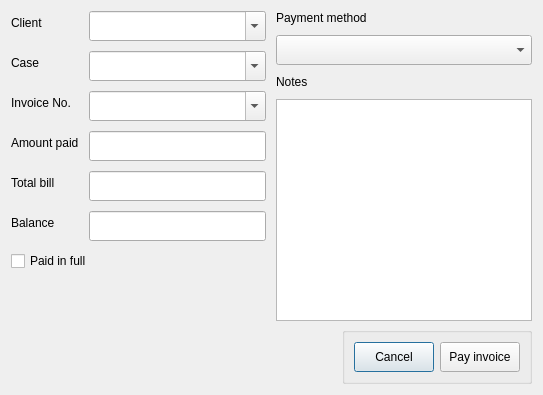
<?xml version="1.0" encoding="UTF-8"?>
<ui version="4.0">
 <class>NewPayment</class>
 <widget class="QDialog" name="NewPayment">
  <property name="geometry">
   <rect>
    <x>0</x>
    <y>0</y>
    <width>543</width>
    <height>395</height>
   </rect>
  </property>
  <property name="font">
   <font>
    <family>Segoe UI</family>
    <pointsize>9</pointsize>
   </font>
  </property>
  <property name="windowTitle">
   <string>New payment</string>
  </property>
  <layout class="QVBoxLayout" name="verticalLayout">
   <item>
    <layout class="QHBoxLayout" name="horizontalLayout">
     <property name="spacing">
      <number>10</number>
     </property>
     <item>
      <layout class="QFormLayout" name="formLayout">
       <item row="0" column="0">
        <widget class="QLabel" name="label">
         <property name="text">
          <string>Client</string>
         </property>
        </widget>
       </item>
       <item row="0" column="1">
        <widget class="QComboBox" name="comboBox_client">
         <property name="minimumSize">
          <size>
           <width>0</width>
           <height>30</height>
          </size>
         </property>
         <property name="maximumSize">
          <size>
           <width>16777215</width>
           <height>30</height>
          </size>
         </property>
         <property name="editable">
          <bool>true</bool>
         </property>
        </widget>
       </item>
       <item row="1" column="0">
        <widget class="QLabel" name="label_2">
         <property name="text">
          <string>Case</string>
         </property>
        </widget>
       </item>
       <item row="1" column="1">
        <widget class="QComboBox" name="comboBox_case">
         <property name="minimumSize">
          <size>
           <width>0</width>
           <height>30</height>
          </size>
         </property>
         <property name="maximumSize">
          <size>
           <width>16777215</width>
           <height>30</height>
          </size>
         </property>
         <property name="editable">
          <bool>true</bool>
         </property>
        </widget>
       </item>
       <item row="2" column="0">
        <widget class="QLabel" name="label_3">
         <property name="text">
          <string>Invoice No.</string>
         </property>
        </widget>
       </item>
       <item row="2" column="1">
        <widget class="QComboBox" name="comboBox_invno">
         <property name="minimumSize">
          <size>
           <width>0</width>
           <height>30</height>
          </size>
         </property>
         <property name="maximumSize">
          <size>
           <width>16777215</width>
           <height>30</height>
          </size>
         </property>
         <property name="editable">
          <bool>true</bool>
         </property>
        </widget>
       </item>
       <item row="3" column="0">
        <widget class="QLabel" name="label_5">
         <property name="text">
          <string>Amount paid</string>
         </property>
        </widget>
       </item>
       <item row="3" column="1">
        <widget class="QLineEdit" name="lineEdit_amtPaid">
         <property name="minimumSize">
          <size>
           <width>0</width>
           <height>30</height>
          </size>
         </property>
         <property name="maximumSize">
          <size>
           <width>16777215</width>
           <height>30</height>
          </size>
         </property>
        </widget>
       </item>
       <item row="4" column="0">
        <widget class="QLabel" name="label_4">
         <property name="text">
          <string>Total bill</string>
         </property>
        </widget>
       </item>
       <item row="4" column="1">
        <widget class="QLineEdit" name="lineEdit_bill">
         <property name="minimumSize">
          <size>
           <width>0</width>
           <height>30</height>
          </size>
         </property>
         <property name="maximumSize">
          <size>
           <width>16777215</width>
           <height>30</height>
          </size>
         </property>
        </widget>
       </item>
       <item row="5" column="0">
        <widget class="QLabel" name="label_6">
         <property name="text">
          <string>Balance</string>
         </property>
        </widget>
       </item>
       <item row="5" column="1">
        <widget class="QLineEdit" name="lineEdit_balance">
         <property name="minimumSize">
          <size>
           <width>0</width>
           <height>30</height>
          </size>
         </property>
         <property name="maximumSize">
          <size>
           <width>16777215</width>
           <height>30</height>
          </size>
         </property>
        </widget>
       </item>
       <item row="6" column="0" colspan="2">
        <widget class="QCheckBox" name="checkBox_paidInFull">
         <property name="text">
          <string>Paid in full</string>
         </property>
        </widget>
       </item>
      </layout>
     </item>
     <item>
      <layout class="QFormLayout" name="formLayout_2">
       <item row="0" column="0">
        <widget class="QLabel" name="label_7">
         <property name="text">
          <string>Payment method</string>
         </property>
        </widget>
       </item>
       <item row="2" column="0">
        <widget class="QLabel" name="label_8">
         <property name="text">
          <string>Notes</string>
         </property>
        </widget>
       </item>
       <item row="3" column="0">
        <widget class="QPlainTextEdit" name="plainTextEdit_notes"/>
       </item>
       <item row="1" column="0" colspan="2">
        <widget class="QComboBox" name="comboBox_payType">
         <property name="minimumSize">
          <size>
           <width>0</width>
           <height>30</height>
          </size>
         </property>
         <property name="maximumSize">
          <size>
           <width>16777215</width>
           <height>30</height>
          </size>
         </property>
        </widget>
       </item>
      </layout>
     </item>
    </layout>
   </item>
   <item alignment="Qt::AlignRight">
    <widget class="QGroupBox" name="">
     <layout class="QHBoxLayout" name="horizontalLayout_2">
      <item>
       <widget class="QPushButton" name="pushButton_cancel">
        <property name="minimumSize">
         <size>
          <width>0</width>
          <height>30</height>
         </size>
        </property>
        <property name="maximumSize">
         <size>
          <width>16777215</width>
          <height>30</height>
         </size>
        </property>
        <property name="text">
         <string>Cancel</string>
        </property>
       </widget>
      </item>
      <item>
       <widget class="QPushButton" name="pushButton_pay">
        <property name="minimumSize">
         <size>
          <width>0</width>
          <height>30</height>
         </size>
        </property>
        <property name="maximumSize">
         <size>
          <width>16777215</width>
          <height>30</height>
         </size>
        </property>
        <property name="text">
         <string>Pay invoice</string>
        </property>
       </widget>
      </item>
     </layout>
    </widget>
   </item>
  </layout>
 </widget>
 <resources/>
 <connections/>
</ui>
